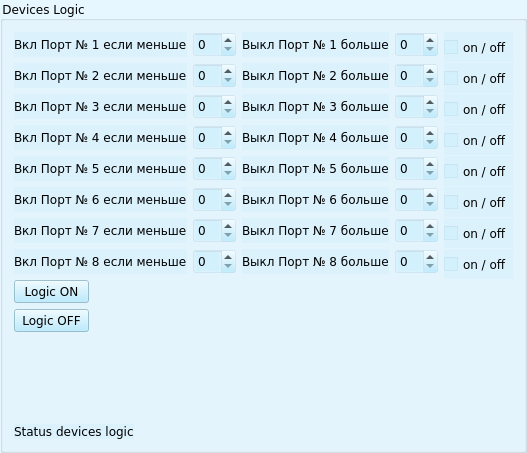
     <widget class="QGroupBox" name="groupBox_4">
      <property name="font">
       <font>
        <family>DejaVu Sans</family>
        <pointsize>9</pointsize>
        <weight>50</weight>
        <bold>false</bold>
       </font>
      </property>
      <property name="styleSheet">
       <string notr="true">background:rgba(169, 230, 255, 40)</string>
      </property>
      <property name="title">
       <string>Devices Logic</string>
      </property>
      <layout class="QFormLayout" name="formLayout">
       <item row="0" column="0" colspan="2">
        <layout class="QGridLayout" name="gridLayout_4">
         <item row="0" column="0" colspan="2">
          <widget class="QLabel" name="label_12">
           <property name="sizePolicy">
            <sizepolicy hsizetype="Preferred" vsizetype="Preferred">
             <horstretch>0</horstretch>
             <verstretch>0</verstretch>
            </sizepolicy>
           </property>
           <property name="maximumSize">
            <size>
             <width>16777215</width>
             <height>25</height>
            </size>
           </property>
           <property name="font">
            <font>
             <family>DejaVu Sans</family>
             <pointsize>9</pointsize>
             <weight>50</weight>
             <bold>false</bold>
            </font>
           </property>
           <property name="text">
            <string>Вкл Порт № 1 если меньше</string>
           </property>
           <property name="margin">
            <number>6</number>
           </property>
          </widget>
         </item>
         <item row="0" column="2" colspan="2">
          <widget class="QSpinBox" name="spinBoxOn_logic_1">
           <property name="sizePolicy">
            <sizepolicy hsizetype="Preferred" vsizetype="Preferred">
             <horstretch>0</horstretch>
             <verstretch>0</verstretch>
            </sizepolicy>
           </property>
           <property name="maximumSize">
            <size>
             <width>16777215</width>
             <height>26</height>
            </size>
           </property>
           <property name="font">
            <font>
             <family>DejaVu Sans</family>
             <pointsize>9</pointsize>
             <weight>50</weight>
             <bold>false</bold>
            </font>
           </property>
          </widget>
         </item>
         <item row="0" column="4" colspan="2">
          <widget class="QLabel" name="label_13">
           <property name="sizePolicy">
            <sizepolicy hsizetype="Preferred" vsizetype="Preferred">
             <horstretch>0</horstretch>
             <verstretch>0</verstretch>
            </sizepolicy>
           </property>
           <property name="maximumSize">
            <size>
             <width>16777215</width>
             <height>25</height>
            </size>
           </property>
           <property name="font">
            <font>
             <family>DejaVu Sans</family>
             <pointsize>9</pointsize>
             <weight>50</weight>
             <bold>false</bold>
            </font>
           </property>
           <property name="text">
            <string>Выкл Порт № 1 больше</string>
           </property>
           <property name="margin">
            <number>6</number>
           </property>
          </widget>
         </item>
         <item row="0" column="6" colspan="2">
          <widget class="QSpinBox" name="spinBoxOff_logic_1">
           <property name="sizePolicy">
            <sizepolicy hsizetype="Preferred" vsizetype="Preferred">
             <horstretch>0</horstretch>
             <verstretch>0</verstretch>
            </sizepolicy>
           </property>
           <property name="maximumSize">
            <size>
             <width>16777215</width>
             <height>26</height>
            </size>
           </property>
           <property name="font">
            <font>
             <family>DejaVu Sans</family>
             <pointsize>9</pointsize>
             <weight>50</weight>
             <bold>false</bold>
            </font>
           </property>
          </widget>
         </item>
         <item row="0" column="8">
          <widget class="QCheckBox" name="checkBox_5">
           <property name="minimumSize">
            <size>
             <width>0</width>
             <height>30</height>
            </size>
           </property>
           <property name="font">
            <font>
             <family>DejaVu Sans</family>
             <pointsize>9</pointsize>
             <weight>50</weight>
             <bold>false</bold>
            </font>
           </property>
           <property name="text">
            <string>on / off</string>
           </property>
          </widget>
         </item>
         <item row="1" column="0" colspan="2">
          <widget class="QLabel" name="label_14">
           <property name="maximumSize">
            <size>
             <width>16777215</width>
             <height>25</height>
            </size>
           </property>
           <property name="font">
            <font>
             <family>DejaVu Sans</family>
             <pointsize>9</pointsize>
             <weight>50</weight>
             <bold>false</bold>
            </font>
           </property>
           <property name="text">
            <string>Вкл Порт № 2 если меньше</string>
           </property>
           <property name="margin">
            <number>6</number>
           </property>
          </widget>
         </item>
         <item row="1" column="2" colspan="2">
          <widget class="QSpinBox" name="spinBoxOn_logic_2">
           <property name="sizePolicy">
            <sizepolicy hsizetype="Minimum" vsizetype="Preferred">
             <horstretch>0</horstretch>
             <verstretch>0</verstretch>
            </sizepolicy>
           </property>
           <property name="maximumSize">
            <size>
             <width>16777215</width>
             <height>26</height>
            </size>
           </property>
           <property name="font">
            <font>
             <family>DejaVu Sans</family>
             <pointsize>9</pointsize>
             <weight>50</weight>
             <bold>false</bold>
            </font>
           </property>
          </widget>
         </item>
         <item row="1" column="4" colspan="2">
          <widget class="QLabel" name="label_15">
           <property name="maximumSize">
            <size>
             <width>16777215</width>
             <height>25</height>
            </size>
           </property>
           <property name="font">
            <font>
             <family>DejaVu Sans</family>
             <pointsize>9</pointsize>
             <weight>50</weight>
             <bold>false</bold>
            </font>
           </property>
           <property name="text">
            <string>Выкл Порт № 2 больше</string>
           </property>
           <property name="margin">
            <number>6</number>
           </property>
          </widget>
         </item>
         <item row="1" column="6" colspan="2">
          <widget class="QSpinBox" name="spinBoxOff_logic_2">
           <property name="sizePolicy">
            <sizepolicy hsizetype="Minimum" vsizetype="Preferred">
             <horstretch>0</horstretch>
             <verstretch>0</verstretch>
            </sizepolicy>
           </property>
           <property name="maximumSize">
            <size>
             <width>16777215</width>
             <height>26</height>
            </size>
           </property>
           <property name="font">
            <font>
             <family>DejaVu Sans</family>
             <pointsize>9</pointsize>
             <weight>50</weight>
             <bold>false</bold>
            </font>
           </property>
          </widget>
         </item>
         <item row="1" column="8">
          <widget class="QCheckBox" name="checkBox_6">
           <property name="minimumSize">
            <size>
             <width>0</width>
             <height>30</height>
            </size>
           </property>
           <property name="font">
            <font>
             <family>DejaVu Sans</family>
             <pointsize>9</pointsize>
             <weight>50</weight>
             <bold>false</bold>
            </font>
           </property>
           <property name="text">
            <string>on / off</string>
           </property>
          </widget>
         </item>
         <item row="2" column="8">
          <widget class="QCheckBox" name="checkBox_7">
           <property name="minimumSize">
            <size>
             <width>0</width>
             <height>30</height>
            </size>
           </property>
           <property name="font">
            <font>
             <family>DejaVu Sans</family>
             <pointsize>9</pointsize>
             <weight>50</weight>
             <bold>false</bold>
            </font>
           </property>
           <property name="text">
            <string>on / off</string>
           </property>
          </widget>
         </item>
         <item row="3" column="8">
          <widget class="QCheckBox" name="checkBox_8">
           <property name="minimumSize">
            <size>
             <width>0</width>
             <height>30</height>
            </size>
           </property>
           <property name="font">
            <font>
             <family>DejaVu Sans</family>
             <pointsize>9</pointsize>
             <weight>50</weight>
             <bold>false</bold>
            </font>
           </property>
           <property name="text">
            <string>on / off</string>
           </property>
          </widget>
         </item>
         <item row="4" column="8">
          <widget class="QCheckBox" name="checkBox_10">
           <property name="minimumSize">
            <size>
             <width>0</width>
             <height>30</height>
            </size>
           </property>
           <property name="font">
            <font>
             <family>DejaVu Sans</family>
             <pointsize>9</pointsize>
             <weight>50</weight>
             <bold>false</bold>
            </font>
           </property>
           <property name="text">
            <string>on / off</string>
           </property>
          </widget>
         </item>
         <item row="5" column="8">
          <widget class="QCheckBox" name="checkBox_9">
           <property name="minimumSize">
            <size>
             <width>0</width>
             <height>30</height>
            </size>
           </property>
           <property name="font">
            <font>
             <family>DejaVu Sans</family>
             <pointsize>9</pointsize>
             <weight>50</weight>
             <bold>false</bold>
            </font>
           </property>
           <property name="text">
            <string>on / off</string>
           </property>
          </widget>
         </item>
         <item row="2" column="0" colspan="2">
          <widget class="QLabel" name="label_48">
           <property name="sizePolicy">
            <sizepolicy hsizetype="Preferred" vsizetype="Preferred">
             <horstretch>0</horstretch>
             <verstretch>0</verstretch>
            </sizepolicy>
           </property>
           <property name="maximumSize">
            <size>
             <width>16777215</width>
             <height>25</height>
            </size>
           </property>
           <property name="font">
            <font>
             <family>DejaVu Sans</family>
             <pointsize>9</pointsize>
             <weight>50</weight>
             <bold>false</bold>
            </font>
           </property>
           <property name="text">
            <string>Вкл Порт № 3 если меньше</string>
           </property>
           <property name="margin">
            <number>6</number>
           </property>
          </widget>
         </item>
         <item row="4" column="0" colspan="2">
          <widget class="QLabel" name="label_54">
           <property name="sizePolicy">
            <sizepolicy hsizetype="Preferred" vsizetype="Preferred">
             <horstretch>0</horstretch>
             <verstretch>0</verstretch>
            </sizepolicy>
           </property>
           <property name="maximumSize">
            <size>
             <width>16777215</width>
             <height>25</height>
            </size>
           </property>
           <property name="font">
            <font>
             <family>DejaVu Sans</family>
             <pointsize>9</pointsize>
             <weight>50</weight>
             <bold>false</bold>
            </font>
           </property>
           <property name="text">
            <string>Вкл Порт № 5 если меньше</string>
           </property>
           <property name="margin">
            <number>6</number>
           </property>
          </widget>
         </item>
         <item row="3" column="0" colspan="2">
          <widget class="QLabel" name="label_49">
           <property name="maximumSize">
            <size>
             <width>16777215</width>
             <height>25</height>
            </size>
           </property>
           <property name="font">
            <font>
             <family>DejaVu Sans</family>
             <pointsize>9</pointsize>
             <weight>50</weight>
             <bold>false</bold>
            </font>
           </property>
           <property name="text">
            <string>Вкл Порт № 4 если меньше</string>
           </property>
           <property name="margin">
            <number>6</number>
           </property>
          </widget>
         </item>
         <item row="5" column="0" colspan="2">
          <widget class="QLabel" name="label_51">
           <property name="maximumSize">
            <size>
             <width>16777215</width>
             <height>25</height>
            </size>
           </property>
           <property name="font">
            <font>
             <family>DejaVu Sans</family>
             <pointsize>9</pointsize>
             <weight>50</weight>
             <bold>false</bold>
            </font>
           </property>
           <property name="text">
            <string>Вкл Порт № 6 если меньше</string>
           </property>
           <property name="margin">
            <number>6</number>
           </property>
          </widget>
         </item>
         <item row="2" column="2" colspan="2">
          <widget class="QSpinBox" name="spinBoxOn_logic_4">
           <property name="sizePolicy">
            <sizepolicy hsizetype="Preferred" vsizetype="Preferred">
             <horstretch>0</horstretch>
             <verstretch>0</verstretch>
            </sizepolicy>
           </property>
           <property name="maximumSize">
            <size>
             <width>16777215</width>
             <height>26</height>
            </size>
           </property>
           <property name="font">
            <font>
             <family>DejaVu Sans</family>
             <pointsize>9</pointsize>
             <weight>50</weight>
             <bold>false</bold>
            </font>
           </property>
          </widget>
         </item>
         <item row="3" column="2" colspan="2">
          <widget class="QSpinBox" name="spinBoxOn_logic_3">
           <property name="sizePolicy">
            <sizepolicy hsizetype="Minimum" vsizetype="Preferred">
             <horstretch>0</horstretch>
             <verstretch>0</verstretch>
            </sizepolicy>
           </property>
           <property name="maximumSize">
            <size>
             <width>16777215</width>
             <height>26</height>
            </size>
           </property>
           <property name="font">
            <font>
             <family>DejaVu Sans</family>
             <pointsize>9</pointsize>
             <weight>50</weight>
             <bold>false</bold>
            </font>
           </property>
          </widget>
         </item>
         <item row="4" column="2" colspan="2">
          <widget class="QSpinBox" name="spinBoxOn_logic_5">
           <property name="sizePolicy">
            <sizepolicy hsizetype="Preferred" vsizetype="Preferred">
             <horstretch>0</horstretch>
             <verstretch>0</verstretch>
            </sizepolicy>
           </property>
           <property name="maximumSize">
            <size>
             <width>16777215</width>
             <height>26</height>
            </size>
           </property>
           <property name="font">
            <font>
             <family>DejaVu Sans</family>
             <pointsize>9</pointsize>
             <weight>50</weight>
             <bold>false</bold>
            </font>
           </property>
          </widget>
         </item>
         <item row="5" column="2" colspan="2">
          <widget class="QSpinBox" name="spinBoxOn_logic_6">
           <property name="sizePolicy">
            <sizepolicy hsizetype="Minimum" vsizetype="Preferred">
             <horstretch>0</horstretch>
             <verstretch>0</verstretch>
            </sizepolicy>
           </property>
           <property name="maximumSize">
            <size>
             <width>16777215</width>
             <height>26</height>
            </size>
           </property>
           <property name="font">
            <font>
             <family>DejaVu Sans</family>
             <pointsize>9</pointsize>
             <weight>50</weight>
             <bold>false</bold>
            </font>
           </property>
          </widget>
         </item>
         <item row="6" column="0" colspan="2">
          <widget class="QLabel" name="label_56">
           <property name="sizePolicy">
            <sizepolicy hsizetype="Preferred" vsizetype="Preferred">
             <horstretch>0</horstretch>
             <verstretch>0</verstretch>
            </sizepolicy>
           </property>
           <property name="maximumSize">
            <size>
             <width>16777215</width>
             <height>25</height>
            </size>
           </property>
           <property name="font">
            <font>
             <family>DejaVu Sans</family>
             <pointsize>9</pointsize>
             <weight>50</weight>
             <bold>false</bold>
            </font>
           </property>
           <property name="text">
            <string>Вкл Порт № 7 если меньше</string>
           </property>
           <property name="margin">
            <number>6</number>
           </property>
          </widget>
         </item>
         <item row="7" column="0" colspan="2">
          <widget class="QLabel" name="label_53">
           <property name="maximumSize">
            <size>
             <width>16777215</width>
             <height>25</height>
            </size>
           </property>
           <property name="font">
            <font>
             <family>DejaVu Sans</family>
             <pointsize>9</pointsize>
             <weight>50</weight>
             <bold>false</bold>
            </font>
           </property>
           <property name="text">
            <string>Вкл Порт № 8 если меньше</string>
           </property>
           <property name="margin">
            <number>6</number>
           </property>
          </widget>
         </item>
         <item row="6" column="2" colspan="2">
          <widget class="QSpinBox" name="spinBoxOn_logic_8">
           <property name="sizePolicy">
            <sizepolicy hsizetype="Preferred" vsizetype="Preferred">
             <horstretch>0</horstretch>
             <verstretch>0</verstretch>
            </sizepolicy>
           </property>
           <property name="maximumSize">
            <size>
             <width>16777215</width>
             <height>26</height>
            </size>
           </property>
           <property name="font">
            <font>
             <family>DejaVu Sans</family>
             <pointsize>9</pointsize>
             <weight>50</weight>
             <bold>false</bold>
            </font>
           </property>
          </widget>
         </item>
         <item row="7" column="2" colspan="2">
          <widget class="QSpinBox" name="spinBoxOn_logic_7">
           <property name="sizePolicy">
            <sizepolicy hsizetype="Minimum" vsizetype="Preferred">
             <horstretch>0</horstretch>
             <verstretch>0</verstretch>
            </sizepolicy>
           </property>
           <property name="maximumSize">
            <size>
             <width>16777215</width>
             <height>26</height>
            </size>
           </property>
           <property name="font">
            <font>
             <family>DejaVu Sans</family>
             <pointsize>9</pointsize>
             <weight>50</weight>
             <bold>false</bold>
            </font>
           </property>
          </widget>
         </item>
         <item row="2" column="4" colspan="2">
          <widget class="QLabel" name="label_47">
           <property name="sizePolicy">
            <sizepolicy hsizetype="Preferred" vsizetype="Preferred">
             <horstretch>0</horstretch>
             <verstretch>0</verstretch>
            </sizepolicy>
           </property>
           <property name="maximumSize">
            <size>
             <width>16777215</width>
             <height>25</height>
            </size>
           </property>
           <property name="font">
            <font>
             <family>DejaVu Sans</family>
             <pointsize>9</pointsize>
             <weight>50</weight>
             <bold>false</bold>
            </font>
           </property>
           <property name="text">
            <string>Выкл Порт № 3 больше</string>
           </property>
           <property name="margin">
            <number>6</number>
           </property>
          </widget>
         </item>
         <item row="3" column="4" colspan="2">
          <widget class="QLabel" name="label_50">
           <property name="maximumSize">
            <size>
             <width>16777215</width>
             <height>25</height>
            </size>
           </property>
           <property name="font">
            <font>
             <family>DejaVu Sans</family>
             <pointsize>9</pointsize>
             <weight>50</weight>
             <bold>false</bold>
            </font>
           </property>
           <property name="text">
            <string>Выкл Порт № 4 больше</string>
           </property>
           <property name="margin">
            <number>6</number>
           </property>
          </widget>
         </item>
         <item row="4" column="4" colspan="2">
          <widget class="QLabel" name="label_57">
           <property name="sizePolicy">
            <sizepolicy hsizetype="Preferred" vsizetype="Preferred">
             <horstretch>0</horstretch>
             <verstretch>0</verstretch>
            </sizepolicy>
           </property>
           <property name="maximumSize">
            <size>
             <width>16777215</width>
             <height>25</height>
            </size>
           </property>
           <property name="font">
            <font>
             <family>DejaVu Sans</family>
             <pointsize>9</pointsize>
             <weight>50</weight>
             <bold>false</bold>
            </font>
           </property>
           <property name="text">
            <string>Выкл Порт № 5 больше</string>
           </property>
           <property name="margin">
            <number>6</number>
           </property>
          </widget>
         </item>
         <item row="5" column="4" colspan="2">
          <widget class="QLabel" name="label_52">
           <property name="maximumSize">
            <size>
             <width>16777215</width>
             <height>25</height>
            </size>
           </property>
           <property name="font">
            <font>
             <family>DejaVu Sans</family>
             <pointsize>9</pointsize>
             <weight>50</weight>
             <bold>false</bold>
            </font>
           </property>
           <property name="text">
            <string>Выкл Порт № 6 больше</string>
           </property>
           <property name="margin">
            <number>6</number>
           </property>
          </widget>
         </item>
         <item row="2" column="6" colspan="2">
          <widget class="QSpinBox" name="spinBoxOff_logic_4">
           <property name="sizePolicy">
            <sizepolicy hsizetype="Preferred" vsizetype="Preferred">
             <horstretch>0</horstretch>
             <verstretch>0</verstretch>
            </sizepolicy>
           </property>
           <property name="maximumSize">
            <size>
             <width>16777215</width>
             <height>26</height>
            </size>
           </property>
           <property name="font">
            <font>
             <family>DejaVu Sans</family>
             <pointsize>9</pointsize>
             <weight>50</weight>
             <bold>false</bold>
            </font>
           </property>
          </widget>
         </item>
         <item row="3" column="6" colspan="2">
          <widget class="QSpinBox" name="spinBoxOff_logic_3">
           <property name="sizePolicy">
            <sizepolicy hsizetype="Minimum" vsizetype="Preferred">
             <horstretch>0</horstretch>
             <verstretch>0</verstretch>
            </sizepolicy>
           </property>
           <property name="maximumSize">
            <size>
             <width>16777215</width>
             <height>26</height>
            </size>
           </property>
           <property name="font">
            <font>
             <family>DejaVu Sans</family>
             <pointsize>9</pointsize>
             <weight>50</weight>
             <bold>false</bold>
            </font>
           </property>
          </widget>
         </item>
         <item row="4" column="6" colspan="2">
          <widget class="QSpinBox" name="spinBoxOff_logic_6">
           <property name="sizePolicy">
            <sizepolicy hsizetype="Preferred" vsizetype="Preferred">
             <horstretch>0</horstretch>
             <verstretch>0</verstretch>
            </sizepolicy>
           </property>
           <property name="maximumSize">
            <size>
             <width>16777215</width>
             <height>26</height>
            </size>
           </property>
           <property name="font">
            <font>
             <family>DejaVu Sans</family>
             <pointsize>9</pointsize>
             <weight>50</weight>
             <bold>false</bold>
            </font>
           </property>
          </widget>
         </item>
         <item row="5" column="6" colspan="2">
          <widget class="QSpinBox" name="spinBoxOff_logic_8">
           <property name="sizePolicy">
            <sizepolicy hsizetype="Minimum" vsizetype="Preferred">
             <horstretch>0</horstretch>
             <verstretch>0</verstretch>
            </sizepolicy>
           </property>
           <property name="maximumSize">
            <size>
             <width>16777215</width>
             <height>26</height>
            </size>
           </property>
           <property name="font">
            <font>
             <family>DejaVu Sans</family>
             <pointsize>9</pointsize>
             <weight>50</weight>
             <bold>false</bold>
            </font>
           </property>
          </widget>
         </item>
         <item row="6" column="8">
          <widget class="QCheckBox" name="checkBox_16">
           <property name="minimumSize">
            <size>
             <width>0</width>
             <height>30</height>
            </size>
           </property>
           <property name="font">
            <font>
             <family>DejaVu Sans</family>
             <pointsize>9</pointsize>
             <weight>50</weight>
             <bold>false</bold>
            </font>
           </property>
           <property name="text">
            <string>on / off</string>
           </property>
          </widget>
         </item>
         <item row="7" column="8">
          <widget class="QCheckBox" name="checkBox_13">
           <property name="minimumSize">
            <size>
             <width>0</width>
             <height>30</height>
            </size>
           </property>
           <property name="font">
            <font>
             <family>DejaVu Sans</family>
             <pointsize>9</pointsize>
             <weight>50</weight>
             <bold>false</bold>
            </font>
           </property>
           <property name="text">
            <string>on / off</string>
           </property>
          </widget>
         </item>
         <item row="6" column="6" colspan="2">
          <widget class="QSpinBox" name="spinBoxOff_logic_7">
           <property name="sizePolicy">
            <sizepolicy hsizetype="Preferred" vsizetype="Preferred">
             <horstretch>0</horstretch>
             <verstretch>0</verstretch>
            </sizepolicy>
           </property>
           <property name="maximumSize">
            <size>
             <width>16777215</width>
             <height>26</height>
            </size>
           </property>
           <property name="font">
            <font>
             <family>DejaVu Sans</family>
             <pointsize>9</pointsize>
             <weight>50</weight>
             <bold>false</bold>
            </font>
           </property>
          </widget>
         </item>
         <item row="7" column="6" colspan="2">
          <widget class="QSpinBox" name="spinBoxOff_logic_5">
           <property name="sizePolicy">
            <sizepolicy hsizetype="Minimum" vsizetype="Preferred">
             <horstretch>0</horstretch>
             <verstretch>0</verstretch>
            </sizepolicy>
           </property>
           <property name="maximumSize">
            <size>
             <width>16777215</width>
             <height>26</height>
            </size>
           </property>
           <property name="font">
            <font>
             <family>DejaVu Sans</family>
             <pointsize>9</pointsize>
             <weight>50</weight>
             <bold>false</bold>
            </font>
           </property>
          </widget>
         </item>
         <item row="6" column="4" colspan="2">
          <widget class="QLabel" name="label_55">
           <property name="sizePolicy">
            <sizepolicy hsizetype="Preferred" vsizetype="Preferred">
             <horstretch>0</horstretch>
             <verstretch>0</verstretch>
            </sizepolicy>
           </property>
           <property name="maximumSize">
            <size>
             <width>16777215</width>
             <height>25</height>
            </size>
           </property>
           <property name="font">
            <font>
             <family>DejaVu Sans</family>
             <pointsize>9</pointsize>
             <weight>50</weight>
             <bold>false</bold>
            </font>
           </property>
           <property name="text">
            <string>Выкл Порт № 7 больше</string>
           </property>
           <property name="margin">
            <number>6</number>
           </property>
          </widget>
         </item>
         <item row="7" column="4" colspan="2">
          <widget class="QLabel" name="label_58">
           <property name="maximumSize">
            <size>
             <width>16777215</width>
             <height>25</height>
            </size>
           </property>
           <property name="font">
            <font>
             <family>DejaVu Sans</family>
             <pointsize>9</pointsize>
             <weight>50</weight>
             <bold>false</bold>
            </font>
           </property>
           <property name="text">
            <string>Выкл Порт № 8 больше</string>
           </property>
           <property name="margin">
            <number>6</number>
           </property>
          </widget>
         </item>
         <item row="9" column="0">
          <widget class="QPushButton" name="pushButton_logic_off">
           <property name="sizePolicy">
            <sizepolicy hsizetype="Fixed" vsizetype="Fixed">
             <horstretch>0</horstretch>
             <verstretch>0</verstretch>
            </sizepolicy>
           </property>
           <property name="maximumSize">
            <size>
             <width>75</width>
             <height>16777215</height>
            </size>
           </property>
           <property name="font">
            <font>
             <family>DejaVu Sans</family>
             <pointsize>9</pointsize>
             <weight>50</weight>
             <bold>false</bold>
            </font>
           </property>
           <property name="styleSheet">
            <string notr="true">background:rgba(169, 230, 255, 170)</string>
           </property>
           <property name="text">
            <string>Logic OFF</string>
           </property>
          </widget>
         </item>
         <item row="8" column="0">
          <widget class="QPushButton" name="pushButton_logic_on">
           <property name="sizePolicy">
            <sizepolicy hsizetype="Fixed" vsizetype="Fixed">
             <horstretch>0</horstretch>
             <verstretch>0</verstretch>
            </sizepolicy>
           </property>
           <property name="maximumSize">
            <size>
             <width>75</width>
             <height>16777215</height>
            </size>
           </property>
           <property name="font">
            <font>
             <family>DejaVu Sans</family>
             <pointsize>9</pointsize>
             <weight>50</weight>
             <bold>false</bold>
            </font>
           </property>
           <property name="styleSheet">
            <string notr="true">background:rgba(169, 230, 255, 170)</string>
           </property>
           <property name="text">
            <string>Logic ON</string>
           </property>
          </widget>
         </item>
        </layout>
       </item>
       <item row="7" column="0">
        <widget class="QLabel" name="label__status_logic">
         <property name="font">
          <font>
           <family>DejaVu Sans</family>
           <pointsize>9</pointsize>
           <weight>50</weight>
           <bold>false</bold>
          </font>
         </property>
         <property name="text">
          <string>Status devices logic</string>
         </property>
        </widget>
       </item>
       <item row="6" column="0">
        <spacer name="verticalSpacer_4">
         <property name="font">
          <font>
           <family>DejaVu Sans</family>
           <pointsize>9</pointsize>
           <weight>50</weight>
           <bold>false</bold>
          </font>
         </property>
         <property name="orientation">
          <enum>Qt::Vertical</enum>
         </property>
         <property name="sizeHint" stdset="0">
          <size>
           <width>20</width>
           <height>40</height>
          </size>
         </property>
        </spacer>
       </item>
      </layout>
     </widget>
